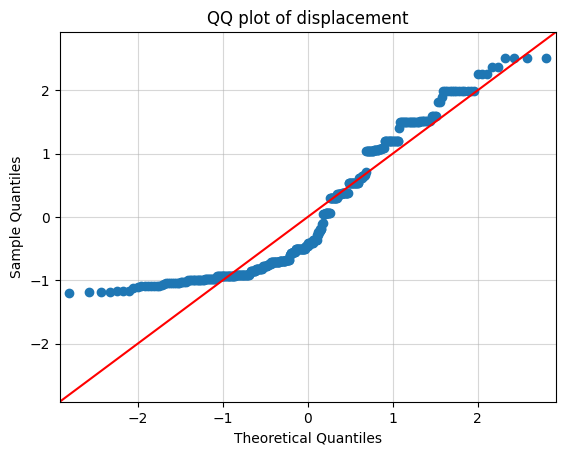

This chart was generated by the following Python code:
import statsmodels.api as sm
from scipy.stats import zscore
import pylab
import matplotlib.pyplot as plt
import seaborn as sns
import numpy as np

# Load the dataset
df = sns.load_dataset('mpg')

# Values in the dataset need to be normalized in this method
numeric_cols = df.select_dtypes(include=[np.number]).columns
df = df[numeric_cols].apply(zscore)

# Extract the displacement column
displacement = df['displacement']

# Draw the plot
sm.qqplot(displacement, line='45')

# Decorations
plt.title('QQ plot of displacement')
plt.grid(alpha=0.5)


pylab.show()
